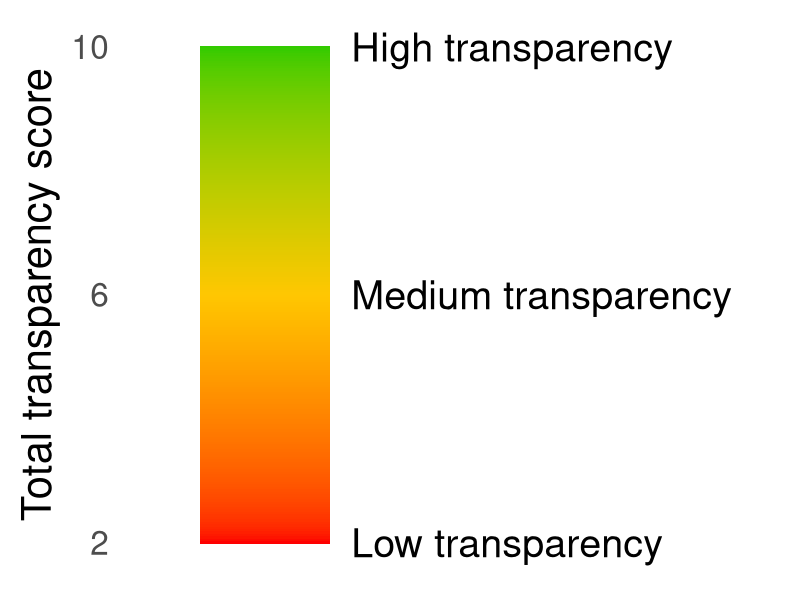

Generate this figure with R:
## ---- chunk 1
#| echo: false
library(ggplot2)
library(tibble)

scale_data = tibble(score = seq(2, 10, length.out = 200))

ggplot(scale_data, aes(x = 1, y = score, fill = score)) +
  geom_tile(width = 0.12) +  # thin bar
  scale_fill_gradientn(
    colours = c("#FE0000", "#FFC702", "#32CB00"),
    limits = c(2, 10)
  ) +
  scale_y_continuous(
    breaks = c(2, 6, 10),
    labels = c("2", "6", "10")
  ) +
  annotate("text", x = 1.08, y = 10, label = "High transparency", hjust = 0, size = 10) +
  annotate("text", x = 1.08, y = 6, label = "Medium transparency", hjust = 0, size = 10) +
  annotate("text", x = 1.08, y = 2, label = "Low transparency", hjust = 0, size = 10) +
  labs(
    x = NULL,
    y = "Total transparency score"
  ) +
  coord_cartesian(xlim = c(0.9, 1.45), clip = "off") +
  theme_minimal(base_size = 30) +
  theme(
    legend.position = "none",
    axis.text.x = element_blank(),
    axis.ticks.x = element_blank(),
    panel.grid = element_blank()
  )
